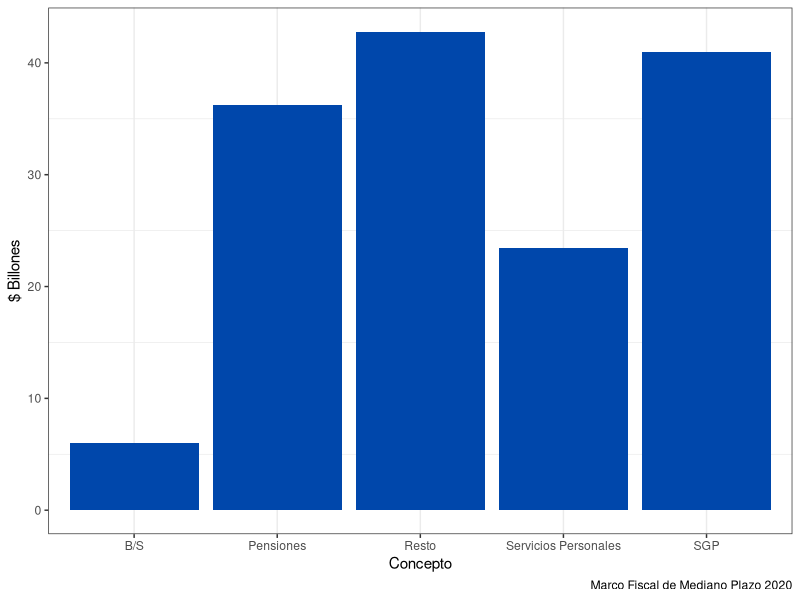

This figure's R source: (Note: this script raises an error after producing the figure.)
## ---- chunk 1
library(flextable)
Concepto<-c("Ingresos totales","Tributarios", "No Tributarios", "Fondos especiales", "Recursos de capital", "Gastos totales", "Intereses", "Funcionamiento", "Inversión", "Balance Total")
Y2019Bn<-c(171.8, 148.4,1.5,1.5,20.5,197.9,30.8,149.4,17.9,-26)
Y2019PIB<-c(16.5,14.3,0.1,0.1,2.0,19,3,14.3,1.7,-2.5)

df<-data.frame(Concepto,Y2019Bn,Y2019PIB)
myft<-flextable(df)
bft<-bold(myft,i=1, part="header")
bft<-bold(bft,i=c(1,6,10))
bft<-theme_zebra(bft)
bft<-set_header_labels(bft,Y2019Bn="2019 ($Bn)",Y2019PIB="2019 (%PIB)")
bft <- set_table_properties(bft, layout = "autofit", width = .5)
bft<-set_caption(bft,caption="Ingresos y Gastos GNC. Fuente: Plan Financiero 2020",style="Table Caption")
bft


## ---- chunk 2
library(ggplot2)
gastof<-c("Servicios Personales","B/S","SGP","Pensiones","Resto")
gastofbn<-c(23.4,6.0,41.0,36.2,42.8)

gastofdf<-data.frame(gastof,gastofbn)
ggplot(gastofdf,aes(x=gastof,y=gastofbn))+geom_col(fill="#0047AB")+
  labs(x = "Concepto",
       y = "$ Billones",
       caption="Marco Fiscal de Mediano Plazo 2020") +
  theme_bw()+theme(panel.grid.major.y = element_blank())


## ---- chunk 3

gasto<-c("Social","Pensiones","Educación","Salud","Otros","Bienes Públicos","Seguridad y Justicia","Defensa","Función Pública","Infraestructura","Protección medio ambiente","Resto","Total")
gastobn<-c(119.4,40.9,28.8,26.3,23,52.7,16.1,10.9,9.8,7.8,0.8,7.3,172.1)
gastopib<-c(13,4.5,3.1,2.9,2.6,5.8,1.8,1.2,1.1,0.9,0.1,0.8,18.8)
dfg<-data.frame(gasto,gastobn,gastopib)
library(flextable)
gft<-flextable(dfg)
gft<-bold(gft,i=1, part="header")
gft<-bold(gft,i=c(1,6,13))
gft<-theme_zebra(gft)
gft<-set_header_labels(gft,gasto="Concepto",gastobn="2017 ($Bn)",gastopib="2017 (%PIB)")
gft <- set_table_properties(gft, layout = "autofit", width = .5)
gft<-set_caption(gft,caption="Composición del gasto GNC. Fuente: Lora (2019)",style="Table Caption")
gft

## ---- chunk 4
knitr::include_graphics("eficiencia.png")
## ---- chunk 5
library(ggplot2)
library(readxl)
t_renta <- read_excel("t_renta.xlsx", sheet = "Hoja2")
t_renta$ingreso<-factor(t_renta$ingreso,levels=t_renta$ingreso[order(t_renta$tarifa)])
ggplot(t_renta,aes(x=ingreso,y=tarifa))+geom_col(fill="grey60")+geom_text(aes(label=tarifa))+
  labs(x = "Ingreso ($Millones anuales)",
       y = "Tarifa Marginal",
       caption="Art. 241 Estatuto tributario") +
  theme_bw()+theme(panel.grid.major.y = element_blank())
